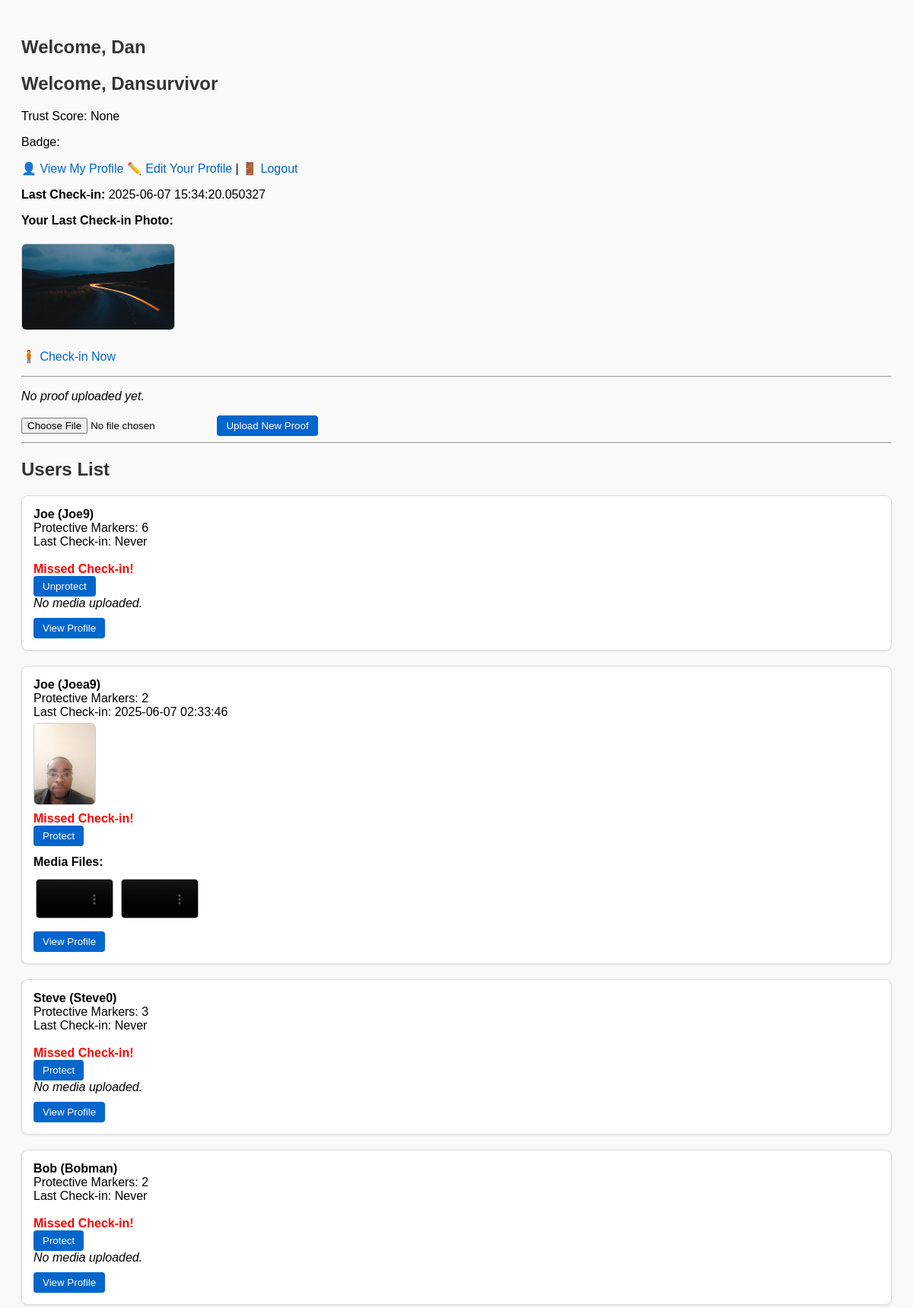
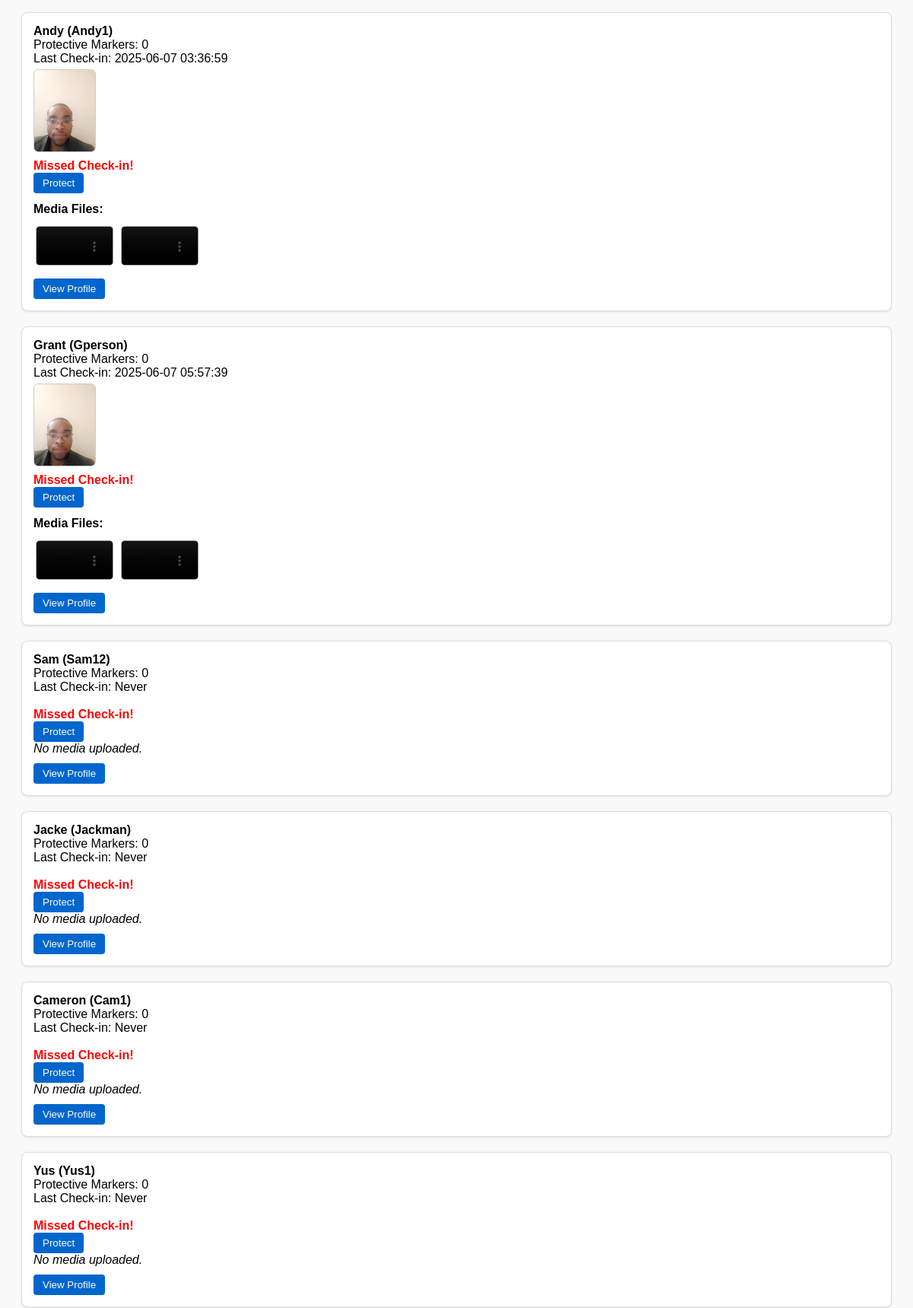
The page /dashboard (signed in, upper part) on the database its author committed (2 pictures, top to bottom).
### models.py (models this page shows, shortened)
class User(UserMixin,db.Model):
    __tablename__ = 'users'
    id = db.Column(db.Integer, primary_key=True)
    name = db.Column(db.String(150), nullable=False)
    username = db.Column(db.String(150), unique=True, nullable=False)
    email = db.Column(db.String(150), unique=True, nullable=True)
    password = db.Column(db.String(255), nullable=False)  # hashed
    last_checkin = db.Column(db.DateTime, nullable=True)
    checkin_count = db.Column(db.Integer, default=0)
    proof_upload_count = db.Column(db.Integer, default=0)
    community_votes_count = db.Column(db.Integer, default=0)
    score = db.Column(db.Integer, default=0)
    trust_points = db.Column(db.Integer, default=0)
    trust_score = db.Column(db.Float, default=0.0)  # calculated trust score
    _bio = db.Column(db.LargeBinary, nullable=True)
    @property
    def bio(self):
        if self._bio:
            return decrypt(self._bio)
        return None
    profile_pic = db.Column(db.String(255), nullable=True)
    badge = db.Column(db.String(50), default='New/Unverified')
    trusted = db.Column(db.Boolean, default=False)
    trust_level = db.Column(db.String(50), default='New/Unverified')
    negative_action_count = db.Column(db.Integer, default=0)
    warnings_count = db.Column(db.Integer, default=0)
    negative_marks = db.Column(db.Integer, default=0)
    proof_file = db.Column(db.String(200), nullable=True)
    last_checkin_photo = db.Column(db.String(255), nullable=True)
    user_type = db.Column(db.String(50), default=UserTypeEnum.VICTIM.value, nullable=False)
    is_verified_supporter = db.Column(db.Boolean, default=False)
    _supporter_id_proof = db.Column(db.LargeBinary, nullable=True)
    @property
    def supporter_id_proof(self):
     if self._supporter_id_proof:
        return decrypt(self._supporter_id_proof)
     return None
    verification_status = db.Column(db.String(50), default=VerificationStatusEnum.UNVERIFIED.value)
    verified = db.Column(db.Boolean, default=False)
    media_files = db.relationship('Media', backref='user', lazy=True, cascade='all, delete-orphan')
    checkins = db.relationship('CheckIn', back_populates='user', cascade='all, delete-orphan')
    proofs = db.relationship('ProofUpload', back_populates='user', cascade='all, delete-orphan')
    votes_cast = db.relationship('Vote', foreign_keys='Vote.voter_id', back_populates='voter', cascade='all, delete-orphan')
    votes_received = db.relationship('Vote', foreign_keys='Vote.target_user_id', back_populates='target_user', cascade='all, delete-orphan')
    protected = db.relationship('Protection', foreign_keys='Protection.protector_id', backref='protector', lazy='dynamic', cascade='all, delete-orphan')
    protected_by = db.relationship('Protection', foreign_keys='Protection.protected_id', backref='protected_user', lazy='dynamic', cascade='all, delete-orphan')

class Media(db.Model):
    __tablename__ = 'media'
    id = db.Column(db.Integer, primary_key=True)
    user_id = db.Column(db.Integer, db.ForeignKey('users.id'), nullable=False)
    filename = db.Column(db.String(256), nullable=False)
    original_filename = db.Column(db.String(255), nullable=True)
    media_type = db.Column(db.String(50), nullable=True)
    upload_date = db.Column(db.DateTime, default=datetime.utcnow)

### app.py (the view)
@app.route('/dashboard')
@login_required
def dashboard():
    user = current_user  # use flask-login's current_user
    if not user:
        flash("User not found. Please log in again.", "warning")
        return redirect(url_for('login'))
    if user.user_type == UserTypeEnum.SUPPORTER.value and user.verification_status != VerificationStatusEnum.VERIFIED.value:
        return render_template('verification_pending.html'), 403
    profiles = User.query.filter(User.id != user.id).all()
    protections = {p.protected_id for p in Protection.query.filter_by(protector_id=user.id).all()}
    now = datetime.utcnow()
    missed_threshold = now - timedelta(hours=24)
    profiles_info = []
    for p in profiles:
        protects = p.id in protections
        last_checkin = p.last_checkin
        missed_checkin = (last_checkin is None) or (last_checkin < missed_threshold)
        total_protectors = Protection.query.filter_by(protected_id=p.id).count()
        user_media = Media.query.filter_by(user_id=p.id).all()
        profiles_info.append({
            'user': p,
            'protects': protects,
            'last_checkin': last_checkin,
            'last_checkin_photo': p.last_checkin_photo,
            'missed_checkin': missed_checkin,
            'total_protectors': total_protectors,
            'media_files': user_media
        })
    return render_template(
        'dashboard.html',
        user=user,               # make sure template gets `user`
        profiles_info=profiles_info
    )

### app.py (called while the page is built)
@login_manager.user_loader
def load_user(user_id):
    return User.query.get(int(user_id))

@app.context_processor
def inject_user():
    return dict(user=current_user)

### templates/dashboard.html (shortened to what this page needs)
<!DOCTYPE html>
<html lang="en">
<head>
</head>
<body>
    <h2>Welcome, {{ user.name }}</h2>
    <h2>Welcome, {{ user.username }}</h2>
    <p>Trust Score: {{ user.score }}</p>
    <p>Badge: {{ user.badge }}</p>
    <p>
      <a href="{{ url_for('profile', user_id=user.id) }}">👤 View My Profile</a>
      <a href="{{ url_for('edit_profile') }}">✏️ Edit Your Profile</a> |
      <a href="{{ url_for('logout') }}">🚪 Logout</a>
    </p>
    <p><strong>Last Check-in:</strong> {{ user.last_checkin or "No check-in yet" }}</p>
    {% if user.last_checkin_photo %}
        <p><strong>Your Last Check-in Photo:</strong></p>
        <img src="{{ url_for('static', filename='checkins/' + user.last_checkin_photo) }}" alt="Last Check-in Photo" />
    {% endif %}
    <p><a href="{{ url_for('checkin') }}">🧍 Check-in Now</a></p>
    <hr>
    {% if user.media_filename %}
        <p><strong>Your Uploaded Proof:</strong></p>
        {% set ext = user.media_filename.lower().rsplit('.', 1)[-1] %}
        {% if ext in ['jpg', 'jpeg', 'png', 'gif'] %}
          <img src="{{ url_for('static', filename='uploads/' + user.media_filename) }}" alt="Uploaded Proof" />
        {% elif ext in ['mp4', 'webm', 'ogg'] %}
          <video controls>
            <source src="{{ url_for('static', filename='uploads/' + user.media_filename) }}" type="video/{{ ext }}">
            Your browser does not support the video tag.
          </video>
        {% else %}
          <a href="{{ url_for('static', filename='uploads/' + user.media_filename) }}" target="_blank">{{ user.media_filename }}</a>
        {% endif %}
    {% else %}
        <p><em>No proof uploaded yet.</em></p>
    {% endif %}
    <form method="POST" action="{{ url_for('edit_profile') }}" enctype="multipart/form-data" style="margin-top: 15px;">
        <input type="file" name="file" required>
        <button type="submit">Upload New Proof</button>
    </form>
    <hr>
    <h2>Users List</h2>
    <ul>
      {% for info in profiles_info %}
        <li class="user-block">
          <strong>{{ info.user.name }} ({{ info.user.username }})</strong><br/>
          Protective Markers: {{ info.total_protectors }}<br/>
          Last Check-in:
          {% if info.last_checkin %}
            {{ info.last_checkin.strftime("%Y-%m-%d %H:%M:%S") }}
          {% else %}
            Never
          {% endif %}
          <br/>
          {% if info.last_checkin_photo %}
            <img src="{{ url_for('static', filename='checkins/' + info.last_checkin_photo) }}"
                 alt="Last Check-in Photo" width="80" />
          {% endif %}
          <br/>
          {% if info.missed_checkin %}
            <span style="color:red; font-weight:bold;">Missed Check-in!</span><br/>
          {% endif %}
          {% if info.protects %}
          <form method="POST" action="{{ url_for('unprotect', protected_id=info.user.id) }}">
          <button type="submit">Unprotect</button>
          </form>
           {% else %}
           <form method="POST" action="{{ url_for('protect', protected_id=info.user.id) }}">
           <button type="submit">Protect</button>
           </form>
           {% endif %}
           {% if info.media_files %}
            <div class="media-label">Media Files:</div>
            <div class="media-gallery">
              {% for media in info.media_files %}
                {% set ext = media.filename.lower().rsplit('.', 1)[-1] %}
                {% if ext in ['jpg', 'jpeg', 'png', 'gif'] %}
                  <img src="{{ url_for('static', filename='uploads/' + media.filename) }}" alt="Media File">
                {% elif ext in ['mp4', 'webm', 'ogg'] %}
                  <video controls>
                    <source src="{{ url_for('static', filename='uploads/' + media.filename) }}" type="video/{{ ext }}">
                  </video>
                {% else %}
                  <a href="{{ url_for('static', filename='uploads/' + media.filename) }}" target="_blank">{{ media.filename }}</a>
                {% endif %}
              {% endfor %}
            </div>
          {% else %}
            <em>No media uploaded.</em>
          {% endif %}
          <form action="{{ url_for('profile', user_id=info.user.id) }}" method="GET" style="margin-top: 10px;">
            <button type="submit">View Profile</button>
          </form>
        </li>
      {% endfor %}
    </ul>
</body>
</html>

### templates/dashboard.html (style rules this page uses)
body { font-family: Arial, sans-serif; padding: 20px; background: #f9f9f9; }
h2, h3 { color: #333; }
a { text-decoration: none; color: #0066cc; }
img, video { max-width: 200px; border: 1px solid #ccc; margin: 5px 0; border-radius: 6px; }
.user-block { background: white; border: 1px solid #ddd; padding: 15px; margin-bottom: 20px; border-radius: 8px; box-shadow: 0 1px 3px rgba(0,0,0,0.1); }
.media-gallery { margin-top: 10px; }
.media-gallery img, .media-gallery video { max-width: 100px; margin: 3px; border-radius: 5px; border: 1px solid #aaa; }
.media-label { font-weight: bold; margin-top: 12px; }
button { cursor: pointer; padding: 6px 12px; border-radius: 4px; border: none; background-color: #0066cc; color: white; }
ul { padding-left: 0; list-style: none; }
ul li { margin-bottom: 15px; }

### rows shown on the page
User: name "Dan", username "Dansurvivor", score "None", last_checkin "2025-06-07 15:34:20.050327", last_checkin_photo (picture)
User: user.name "Joe", user.username "Joe9"
User: user.name "Joe", user.username "Joea9", total_protectors "2", last_checkin "2025-06-07 02:33:46", last_checkin_photo (picture)
User: user.name "Steve", user.username "Steve0"
User: user.name "Bob", user.username "Bobman"
User: user.name "Andy", user.username "Andy1", total_protectors "0", last_checkin "2025-06-07 03:36:59", last_checkin_photo (picture)
User: user.name "Grant", user.username "Gperson", total_protectors "0", last_checkin "2025-06-07 05:57:39", last_checkin_photo (picture)
User: user.name "Sam", user.username "Sam12"
User: user.name "Jacke", user.username "Jackman"
User: user.name "Cameron", user.username "Cam1"
User: user.name "Yus", user.username "Yus1"

### other values the page prints
{{ info.total_protectors }} "6" "3" "2" "0" "0" "0" "0"
